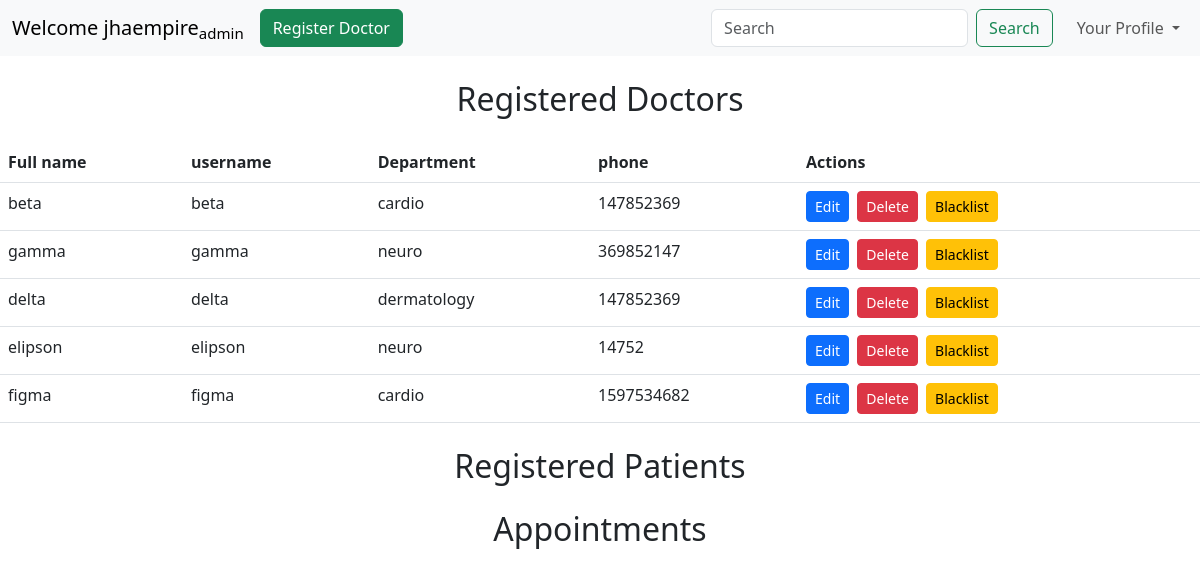
The app's page /dashboard/admin (signed in), older data.
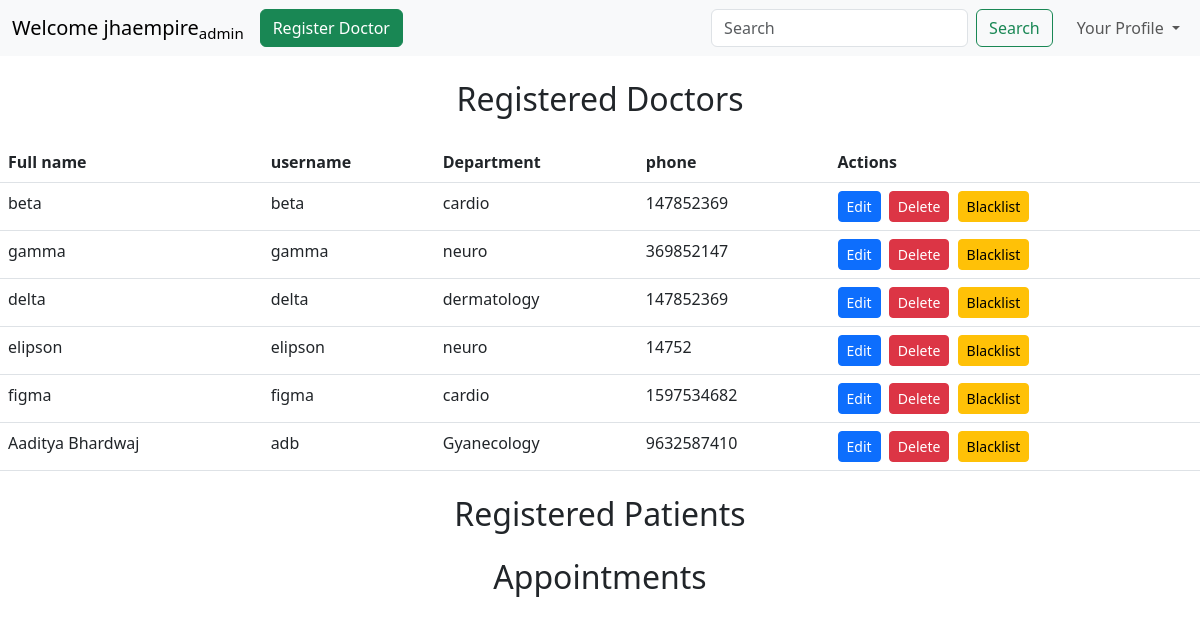
The same page, newer data.
### models/models.py (models this page shows)
class User(db.Model):
    id=db.Column(db.Integer(),primary_key=True)
    fullname = db.Column(db.String(50),nullable = False)
    username = db.Column(db.String(50),unique = True,nullable = False)
    password = db.Column(db.String(),nullable= False)
    role = db.Column(db.String(10),nullable=False)
    status=db.Column(db.Integer(),nullable=False,default=0)
    created_at=db.Column(db.DateTime(),default=datetime.datetime.utcnow)
    updated_at=db.Column(db.DateTime(),default=datetime.datetime.utcnow,onupdate=datetime.datetime.utcnow)

class Doctor(db.Model):
    id=db.Column(db.Integer(),primary_key=True)
    fullname = db.Column(db.String(50),nullable = False)
    username = db.Column(db.String(50),unique = True,nullable = False)
    password = db.Column(db.String(),nullable= False)
    address = db.Column(db.String(200),nullable = False)
    phone = db.Column(db.String(15),nullable = False)
    email = db.Column(db.String(50),nullable = False)
    experience = db.Column(db.String(100),nullable = False)
    specialization = db.Column(db.String(50),nullable = False)
    created_at=db.Column(db.DateTime(),default=datetime.datetime.utcnow)
    updated_at=db.Column(db.DateTime(),default=datetime.datetime.utcnow,onupdate=datetime.datetime.utcnow)

### controllers/adminDashboard.py (the view)
@theadminDashboard.route("/dashboard/admin", methods=['GET','POST'])
def adminDashboard():
    if('user' in session and session['role']=="admin"):
        user=session['user']
        print(user)
        alldoctors=User.query.filter_by(role="doctor").all()
        print(alldoctors)
        doctdetails= Doctor.query.all()
        print(doctdetails)
        return render_template("adminDashboard.html",user=user , alldoctors=alldoctors, doctdetails=doctdetails)
    else:
        return redirect("/login")

### templates/adminDashboard.html (shortened to what this page needs)
<!DOCTYPE html>
<html lang="en">
<head>
    <link href="https://cdn.jsdelivr.net/npm/bootstrap@5.3.0-alpha1/dist/css/bootstrap.min.css" rel="stylesheet">
</head>
<body>
<nav class="navbar navbar-expand-lg bg-body-tertiary">
  <div class="container-fluid">
    <a class="navbar-brand" href="#">Welcome {{user}}<sub>admin</sub></a>
    <div class="collapse navbar-collapse" id="navbarSupportedContent">
      <ul class="navbar-nav me-auto mb-2 mb-lg-0">
        <li class="nav-item">
          <a class="btn btn-success" href="/dashboard/admin/register-doctor">Register Doctor </a>
        </li>
        </ul>
         <form class="d-flex me-3" role="search">
          <input class="form-control me-2" type="search" placeholder="Search" aria-label="Search">
          <button class="btn btn-outline-success" type="submit">Search</button>
        </form>
        <ul class="navbar-nav">
          <li class="nav-item dropdown">
            <a class="nav-link dropdown-toggle" href="#" role="button" data-bs-toggle="dropdown" aria-expanded="false">
              Your Profile
            </a>
          </li>
        </ul>
    </div>
  </div>
</nav>
<div>
  <h2 class="text-center my-4">Registered Doctors</h2>
      <table class="table">
      <thead>
        <tr>
          <th>Full name</th>
          <th>username</th>
          <th>Department</th>
          <th>phone</th>
          <th>Actions</th>
        </tr>
      </thead>
      <tbody>
        {% for doc in alldoctors %}
        {% for x in doctdetails %}
        {% if doc.username == x.username %}
        <tr>
          <td>{{doc.fullname}}</td>
          <td>{{doc.username}}</td>
          <td>{{x.specialization}}</td>
          <td>{{x.phone}}</td>
          <td>
          <a href="/editdoctor/{{ doc.id }}" class="btn btn-primary btn-sm me-1">Edit</a>
          <a href="/deletedoctor/{{ doc.id }}" class="btn btn-danger btn-sm me-1">Delete</a>
          <a href="/blacklistdoctor/{{ doc.id }}" class="btn btn-warning btn-sm">Blacklist</a>
        </td>
        </tr>
          {% endif %}
        {% endfor %}
        {% endfor %}
        </tbody>
      </table>
</div>
<h2 class="text-center my-4">Registered Patients</h2>
<h2 class="text-center my-4">Appointments</h2>
</body>
</html>

Row changes from the older to the newer data that the page shows:
added User: fullname "Aaditya Bhardwaj", username "adb"
added Doctor: specialization "Gyanecology", phone "9632587410"
